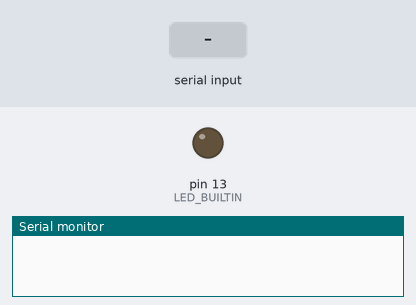
Recording of a sketch running on a simulated Arduino Uno, built with avr-gcc and run on an emulated ATmega328P. On the bench: output pins drawn as LEDs (lit = HIGH), the last lines printed to the serial monitor. Dashed ring = blinking. The inputs (shaded band) are chosen by the test bench.

Above: at 1.2 s.
1.3 s: "3" received over Serial
At 1.45 s:
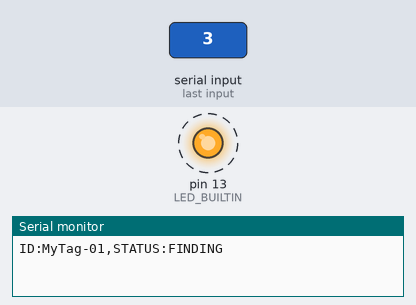
4.3 s: "1" received over Serial
At 5.2 s:
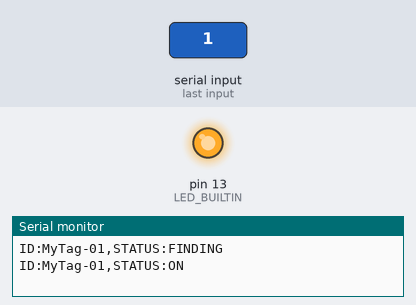
5.8 s: "2" received over Serial
At 6.4 s:
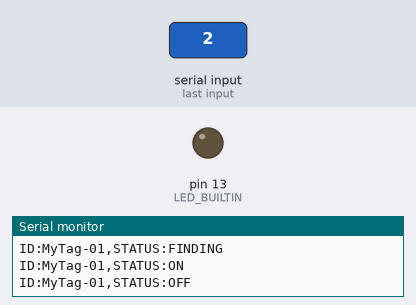
Timing chart, 0 to 8.8 s (numbered marks = the images above; inputs shaded):
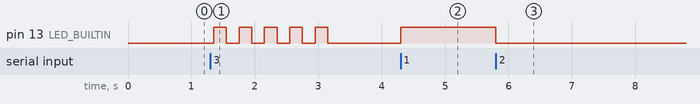

Measured:
- after the input at 1.3 s, pin 13 (LED_BUILTIN): alternates HIGH for 0.20 s and LOW for 0.20 s, 10 changes in all, then stays LOW, starting after 0.05 s
- after the input at 4.3 s, pin 13 (LED_BUILTIN): LOW → HIGH at once
- after the input at 5.8 s, pin 13 (LED_BUILTIN): HIGH → LOW at once

The sketch:

diy_tags.ino
```cpp
// Define the device ID. This can be changed to a unique name for each tag.
#define DEVICE_ID "MyTag-01"

void setup() {
  // put your setup code here, to run once:
  Serial.begin(9600);
  pinMode(LED_BUILTIN, OUTPUT);
}

void loop() {
  // put your main code here, to run repeatedly:
  if(Serial.available()>0)
   {
      char data= Serial.read(); // reading the data received from the bluetooth module

      // The commands are kept as single characters to be compatible with the
      // 'Arduino Bluetooth controller' Android app mentioned in the bt_blink project.
      switch(data)
      {
        case '1':
        {
          digitalWrite(LED_BUILTIN, HIGH);
          Serial.print("ID:");
          Serial.print(DEVICE_ID);
          Serial.println(",STATUS:ON");
          break;
        }
        case '2':
        {
          digitalWrite(LED_BUILTIN, LOW);
          Serial.print("ID:");
          Serial.print(DEVICE_ID);
          Serial.println(",STATUS:OFF");
          break;
        }
        case '3':
        {
          Serial.print("ID:");
          Serial.print(DEVICE_ID);
          Serial.println(",STATUS:FINDING");
          for (int i = 0; i < 5; i++) {
            digitalWrite(LED_BUILTIN, HIGH);
            delay(200);
            digitalWrite(LED_BUILTIN, LOW);
            delay(200);
          }
          break;
        }
        default : break;
      }
   }
   delay(50);
}
```
